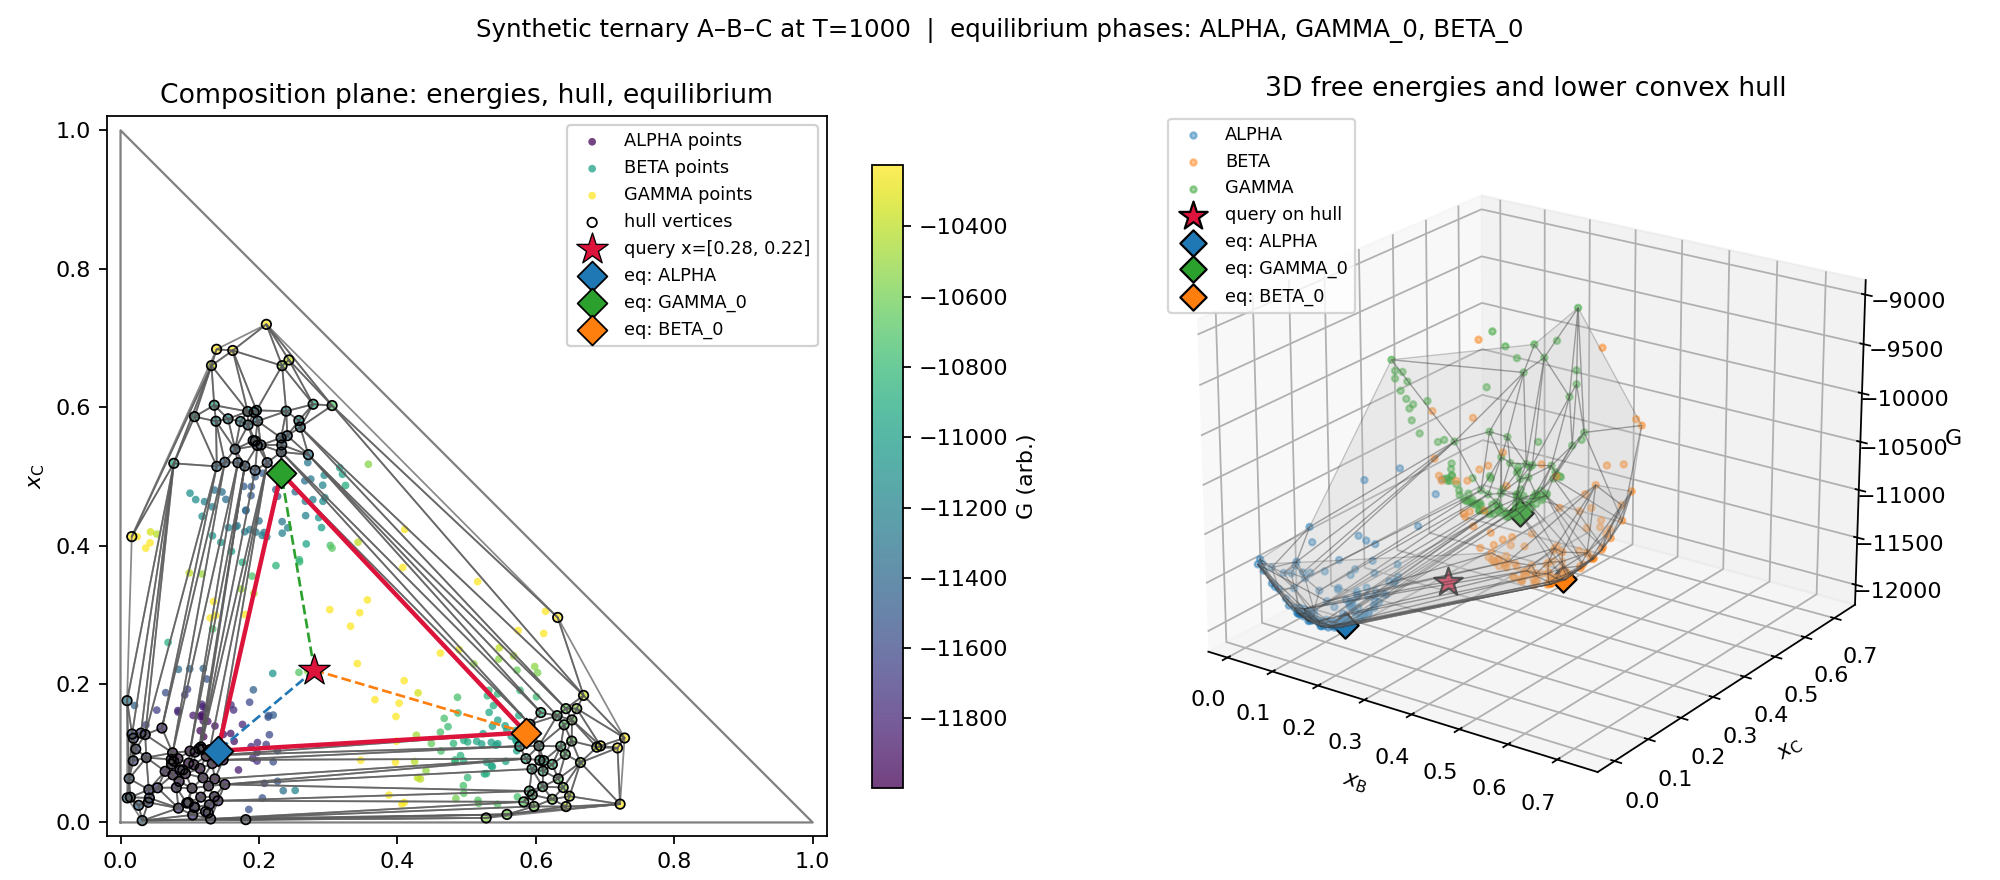

The Python source for this figure:
"""
Example: ternary isothermal free energies, lower convex hull, and equilibrium.

Builds a synthetic A-B-C system (independent components B, C; solvent A) with
three solution phases, then plots:
  1) composition-plane scatter of each phase colored by G, hull facets, and
     equilibrium at a chosen overall composition
  2) 3D composition-energy view of the same data

Run from the repository root:
    python examples/ternary_discrete_equilibrium.py
"""

import sys
from pathlib import Path

import matplotlib.pyplot as plt
import numpy as np
from matplotlib.colors import Normalize
from mpl_toolkits.mplot3d.art3d import Poly3DCollection

# Allow running from a source checkout without an editable install
_REPO_ROOT = Path(__file__).resolve().parents[1]
if str(_REPO_ROOT) not in sys.path:
    sys.path.insert(0, str(_REPO_ROOT))

from ammber.Systems import IsothermalDiscreteSystem, get_lower_convex_hull_facets

# Overall composition (mole fractions of B and C) at which to evaluate equilibrium
QUERY_COMPOSITION = np.array([0.28, 0.22])
TEMPERATURE = 1000.0
OUTPUT_PATH = Path(__file__).resolve().parent / "ternary_discrete_equilibrium.png"


def sample_simplex(center, scale, npts, rng, max_sum=0.95):
    """Sample composition points near ``center`` that remain inside the A-B-C simplex."""
    pts = []
    while len(pts) < npts:
        cand = center + scale * rng.normal(size=(npts, 2))
        cand = cand[(cand >= 0).all(axis=1) & (cand.sum(axis=1) <= max_sum)]
        pts.extend(cand.tolist())
    return np.asarray(pts[:npts])


def parabolic_energy(x, cmin, fmin, kwell):
    dx = x - cmin
    return fmin + 0.5 * kwell * np.sum(dx * dx, axis=1)


def build_synthetic_ternary(rng=None):
    """Three overlapping wells chosen so QUERY_COMPOSITION sits in a multiphase region."""
    if rng is None:
        rng = np.random.default_rng(7)

    phase_specs = {
        "ALPHA": dict(center=np.array([0.12, 0.10]), scale=0.08, npts=120,
                      cmin=np.array([0.12, 0.10]), fmin=-12000.0, kwell=8.0e4),
        "BETA": dict(center=np.array([0.55, 0.12]), scale=0.09, npts=120,
                     cmin=np.array([0.55, 0.12]), fmin=-11000.0, kwell=7.0e4),
        "GAMMA": dict(center=np.array([0.20, 0.50]), scale=0.09, npts=120,
                      cmin=np.array([0.20, 0.50]), fmin=-11500.0, kwell=7.5e4),
    }

    system = IsothermalDiscreteSystem(components=["B", "C"], solution_component="A")
    for name, spec in phase_specs.items():
        xdata = sample_simplex(spec["center"], spec["scale"], spec["npts"], rng)
        Gdata = parabolic_energy(xdata, spec["cmin"], spec["fmin"], spec["kwell"])
        system.add_phase(name, xdata, Gdata, T=TEMPERATURE)
    return system


def plot_example(system, query, output_path=OUTPUT_PATH):
    hull = system.get_lc_hull()
    facets = get_lower_convex_hull_facets(system._all_points())
    equilibrium = system.get_equilibrium(query)

    # Energy of the query from the containing lower-hull facet (for 3D marker)
    query_G = None
    containing_facet = None
    for facet in facets:
        comps = facet[:, :-1]
        # barycentric test reused via get_equilibrium already; reconstruct G on facet
        A = (comps[1:] - comps[0]).T
        try:
            rest = np.linalg.solve(A, query - comps[0])
        except np.linalg.LinAlgError:
            continue
        lambdas = np.concatenate(([1.0 - rest.sum()], rest))
        if np.all(lambdas >= -1e-10):
            query_G = float(lambdas @ facet[:, -1])
            containing_facet = facet
            break

    phase_colors = {"ALPHA": "C0", "BETA": "C1", "GAMMA": "C2"}
    all_G = np.concatenate([ph.Gdata for ph in system.phases.values()])
    norm = Normalize(vmin=all_G.min(), vmax=np.percentile(all_G, 90))

    fig = plt.figure(figsize=(12.5, 5.5))
    ax2d = fig.add_subplot(1, 2, 1)
    ax3d = fig.add_subplot(1, 2, 2, projection="3d")

    # --- 2D composition plane ---
    for name, phase in system.phases.items():
        sc = ax2d.scatter(
            phase.xdata[:, 0],
            phase.xdata[:, 1],
            c=phase.Gdata,
            cmap="viridis",
            norm=norm,
            s=12,
            alpha=0.75,
            label=f"{name} points",
            edgecolors="none",
        )
    fig.colorbar(sc, ax=ax2d, shrink=0.85, label="G (arb.)")

    for facet in facets:
        tri = np.vstack([facet[:, :2], facet[0, :2]])
        ax2d.plot(tri[:, 0], tri[:, 1], color="0.35", lw=0.8, alpha=0.7)
    ax2d.scatter(
        hull[:, 0],
        hull[:, 1],
        s=18,
        facecolors="none",
        edgecolors="k",
        linewidths=0.8,
        label="hull vertices",
        zorder=3,
    )

    ax2d.scatter(
        query[0],
        query[1],
        marker="*",
        s=220,
        c="crimson",
        edgecolors="k",
        linewidths=0.6,
        label=f"query x={query.tolist()}",
        zorder=5,
    )
    if containing_facet is not None:
        tri = np.vstack([containing_facet[:, :2], containing_facet[0, :2]])
        ax2d.plot(tri[:, 0], tri[:, 1], color="crimson", lw=2.0, zorder=4)

    for phase_name, comp in equilibrium.items():
        comp = np.atleast_1d(comp).astype(float)
        if comp.size == 1:
            continue
        if comp.ndim > 1:
            comp = comp.ravel()[:2]
        color = phase_colors.get(phase_name.split("_")[0], "crimson")
        ax2d.scatter(
            comp[0],
            comp[1],
            s=90,
            c=color,
            edgecolors="k",
            linewidths=0.8,
            marker="D",
            label=f"eq: {phase_name}",
            zorder=6,
        )
        ax2d.plot(
            [query[0], comp[0]],
            [query[1], comp[1]],
            color=color,
            ls="--",
            lw=1.2,
            zorder=4,
        )

    # simplex bounds
    ax2d.plot([0, 1, 0, 0], [0, 0, 1, 0], color="0.5", lw=1.0)
    ax2d.set_xlabel(r"$x_\mathrm{B}$")
    ax2d.set_ylabel(r"$x_\mathrm{C}$")
    ax2d.set_xlim(-0.02, 1.02)
    ax2d.set_ylim(-0.02, 1.02)
    ax2d.set_aspect("equal")
    ax2d.set_title("Composition plane: energies, hull, equilibrium")
    ax2d.legend(loc="upper right", fontsize=8, framealpha=0.9)

    # --- 3D energy surface ---
    for name, phase in system.phases.items():
        ax3d.scatter(
            phase.xdata[:, 0],
            phase.xdata[:, 1],
            phase.Gdata,
            c=phase_colors.get(name, "gray"),
            s=8,
            alpha=0.45,
            label=name,
        )

    hull_polys = []
    for facet in facets:
        hull_polys.append(facet)
    if hull_polys:
        coll = Poly3DCollection(
            hull_polys,
            alpha=0.25,
            facecolor="silver",
            edgecolor="0.2",
            linewidths=0.6,
        )
        ax3d.add_collection3d(coll)

    if query_G is not None:
        ax3d.scatter(
            [query[0]],
            [query[1]],
            [query_G],
            marker="*",
            s=180,
            c="crimson",
            edgecolors="k",
            depthshade=False,
            label="query on hull",
        )
    for phase_name, comp in equilibrium.items():
        comp = np.asarray(comp, dtype=float).ravel()
        if comp.size < 2:
            continue
        # match energy of nearest hull vertex for that phase composition
        d = np.linalg.norm(hull[:, :2] - comp[:2], axis=1)
        G_eq = hull[np.argmin(d), -1]
        ax3d.scatter(
            [comp[0]],
            [comp[1]],
            [G_eq],
            s=70,
            c=phase_colors.get(phase_name.split("_")[0], "crimson"),
            edgecolors="k",
            marker="D",
            depthshade=False,
            label=f"eq: {phase_name}",
        )

    ax3d.set_xlabel(r"$x_\mathrm{B}$")
    ax3d.set_ylabel(r"$x_\mathrm{C}$")
    ax3d.set_zlabel("G")
    ax3d.set_title("3D free energies and lower convex hull")
    ax3d.view_init(elev=22, azim=-55)
    ax3d.legend(loc="upper left", fontsize=8)

    fig.suptitle(
        f"Synthetic ternary A-B-C at T={TEMPERATURE:.0f}  |  "
        f"equilibrium phases: {', '.join(equilibrium.keys()) or '(none)'}",
        fontsize=11,
    )
    fig.tight_layout()
    fig.savefig(output_path, dpi=160)
    print(f"Saved figure to {output_path}")
    print(f"Query composition (x_B, x_C) = {query.tolist()}")
    print("Equilibrium:")
    for name, comp in equilibrium.items():
        print(f"  {name}: {np.asarray(comp).tolist()}")
    if plt.get_backend().lower() != "agg":
        plt.show()
    else:
        plt.close(fig)


def main():
    system = build_synthetic_ternary()
    plot_example(system, QUERY_COMPOSITION)


if __name__ == "__main__":
    main()
